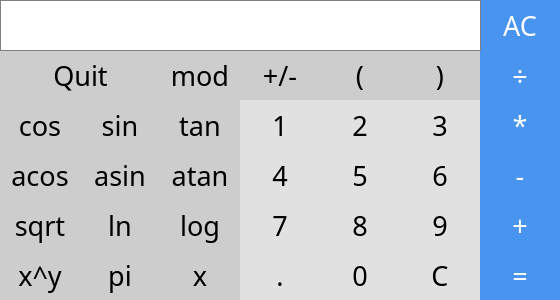
<?xml version="1.0" encoding="UTF-8"?>
<ui version="4.0">
 <class>calculator</class>
 <widget class="QMainWindow" name="calculator">
  <property name="geometry">
   <rect>
    <x>0</x>
    <y>0</y>
    <width>560</width>
    <height>300</height>
   </rect>
  </property>
  <property name="sizePolicy">
   <sizepolicy hsizetype="Fixed" vsizetype="Fixed">
    <horstretch>0</horstretch>
    <verstretch>0</verstretch>
   </sizepolicy>
  </property>
  <property name="font">
   <font>
    <family>PT Sans</family>
    <pointsize>20</pointsize>
   </font>
  </property>
  <property name="windowTitle">
   <string>calculator</string>
  </property>
  <widget class="QWidget" name="centralwidget">
   <widget class="QPushButton" name="pushButton_quit">
    <property name="geometry">
     <rect>
      <x>0</x>
      <y>50</y>
      <width>161</width>
      <height>50</height>
     </rect>
    </property>
    <property name="styleSheet">
     <string notr="true">QPushButton {
	background-color: rgb(205, 205, 205);
	color: black; 
	border: solid white;
	font: 15pt &quot;Muna&quot;;
}
QPushButton:pressed {
    background-color: qlineargradient(x1: 0, y1: 0, x2: 0, y2: 1,
                                      stop: 0 #dadbde, stop: 1 #f6f7fa);
}</string>
    </property>
    <property name="text">
     <string>Quit</string>
    </property>
   </widget>
   <widget class="QPushButton" name="pushButton_mod">
    <property name="geometry">
     <rect>
      <x>160</x>
      <y>50</y>
      <width>80</width>
      <height>50</height>
     </rect>
    </property>
    <property name="styleSheet">
     <string notr="true">QPushButton {
	background-color: rgb(205, 205, 205);
	color: black; 
	border: solid white;
	font: 15pt &quot;Muna&quot;;
}
QPushButton:pressed {
    background-color: qlineargradient(x1: 0, y1: 0, x2: 0, y2: 1,
                                      stop: 0 #dadbde, stop: 1 #f6f7fa);
}</string>
    </property>
    <property name="text">
     <string>mod</string>
    </property>
   </widget>
   <widget class="QPushButton" name="pushButton_unary_sign">
    <property name="geometry">
     <rect>
      <x>240</x>
      <y>50</y>
      <width>80</width>
      <height>50</height>
     </rect>
    </property>
    <property name="styleSheet">
     <string notr="true">QPushButton {
	background-color: rgb(205, 205, 205);
	color: black; 
	border: solid white;
	font: 15pt &quot;Muna&quot;;
}
QPushButton:pressed {
    background-color: qlineargradient(x1: 0, y1: 0, x2: 0, y2: 1,
                                      stop: 0 #dadbde, stop: 1 #f6f7fa);
}</string>
    </property>
    <property name="text">
     <string>+/-</string>
    </property>
   </widget>
   <widget class="QPushButton" name="pushButton_brace_open">
    <property name="geometry">
     <rect>
      <x>320</x>
      <y>50</y>
      <width>80</width>
      <height>50</height>
     </rect>
    </property>
    <property name="styleSheet">
     <string notr="true">QPushButton {
	background-color: rgb(205, 205, 205);
	color: black; 
	border: solid white;
	font: 15pt &quot;Muna&quot;;
}
QPushButton:pressed {
    background-color: qlineargradient(x1: 0, y1: 0, x2: 0, y2: 1,
                                      stop: 0 #dadbde, stop: 1 #f6f7fa);
}</string>
    </property>
    <property name="text">
     <string>(</string>
    </property>
   </widget>
   <widget class="QPushButton" name="pushButton_brace_close">
    <property name="geometry">
     <rect>
      <x>400</x>
      <y>50</y>
      <width>80</width>
      <height>50</height>
     </rect>
    </property>
    <property name="styleSheet">
     <string notr="true">QPushButton {
	background-color: rgb(205, 205, 205);
	color: black; 
	border: solid white;
	font: 15pt &quot;Muna&quot;;
}
QPushButton:pressed {
    background-color: qlineargradient(x1: 0, y1: 0, x2: 0, y2: 1,
                                      stop: 0 #dadbde, stop: 1 #f6f7fa);
}</string>
    </property>
    <property name="text">
     <string>)</string>
    </property>
   </widget>
   <widget class="QPushButton" name="pushButton_clear">
    <property name="geometry">
     <rect>
      <x>480</x>
      <y>0</y>
      <width>80</width>
      <height>50</height>
     </rect>
    </property>
    <property name="styleSheet">
     <string notr="true">QPushButton {
  background-color: rgb(72, 148, 239);
  border: solid black;
	font: 18pt &quot;Muna&quot;;
color: rgb(253, 253, 253);
}
QPushButton:pressed {
    background-color: qlineargradient(x1: 0, y1: 0, x2: 0, y2: 1,
                                      stop: 0 rgb(91, 169, 232), stop: 1 rgb(67, 122, 231));
}</string>
    </property>
    <property name="text">
     <string>AC</string>
    </property>
   </widget>
   <widget class="QPushButton" name="pushButton_backspace">
    <property name="geometry">
     <rect>
      <x>400</x>
      <y>250</y>
      <width>80</width>
      <height>50</height>
     </rect>
    </property>
    <property name="styleSheet">
     <string notr="true">QPushButton {
	background-color: rgb(225, 225, 225);
	color: black; 
	border: solid;
	font: 20pt &quot;PT Sans&quot;;
}
QPushButton:pressed {
    background-color: qlineargradient(x1: 0, y1: 0, x2: 0, y2: 1,
                                      stop: 0 #dadbde, stop: 1 #f6f7fa);
}</string>
    </property>
    <property name="text">
     <string>C</string>
    </property>
   </widget>
   <widget class="QPushButton" name="pushButton_3">
    <property name="geometry">
     <rect>
      <x>400</x>
      <y>100</y>
      <width>80</width>
      <height>50</height>
     </rect>
    </property>
    <property name="mouseTracking">
     <bool>true</bool>
    </property>
    <property name="tabletTracking">
     <bool>true</bool>
    </property>
    <property name="styleSheet">
     <string notr="true">QPushButton {
	background-color: rgb(225, 225, 225);
	color: black; 
	border: solid;
	font: 20pt &quot;PT Sans&quot;;
}
QPushButton:pressed {
    background-color: qlineargradient(x1: 0, y1: 0, x2: 0, y2: 1,
                                      stop: 0 #dadbde, stop: 1 #f6f7fa);
}</string>
    </property>
    <property name="text">
     <string>3</string>
    </property>
   </widget>
   <widget class="QPushButton" name="pushButton_div">
    <property name="geometry">
     <rect>
      <x>480</x>
      <y>50</y>
      <width>80</width>
      <height>51</height>
     </rect>
    </property>
    <property name="styleSheet">
     <string notr="true">QPushButton {
  background-color: rgb(72, 148, 239);
  border: solid black;
	font: 20pt &quot;Muna&quot;;
color: rgb(253, 253, 253);
}
QPushButton:pressed {
    background-color: qlineargradient(x1: 0, y1: 0, x2: 0, y2: 1,
                                      stop: 0 rgb(91, 169, 232), stop: 1 rgb(67, 122, 231));
}</string>
    </property>
    <property name="text">
     <string>÷</string>
    </property>
   </widget>
   <widget class="QPushButton" name="pushButton_cos">
    <property name="geometry">
     <rect>
      <x>0</x>
      <y>100</y>
      <width>80</width>
      <height>50</height>
     </rect>
    </property>
    <property name="styleSheet">
     <string notr="true">QPushButton {
	background-color: rgb(205, 205, 205);
	color: black; 
	border: solid white;
	font: 15pt &quot;Muna&quot;;
}
QPushButton:pressed {
    background-color: qlineargradient(x1: 0, y1: 0, x2: 0, y2: 1,
                                      stop: 0 #dadbde, stop: 1 #f6f7fa);
}</string>
    </property>
    <property name="text">
     <string>cos</string>
    </property>
   </widget>
   <widget class="QPushButton" name="pushButton_1">
    <property name="geometry">
     <rect>
      <x>240</x>
      <y>100</y>
      <width>80</width>
      <height>50</height>
     </rect>
    </property>
    <property name="mouseTracking">
     <bool>true</bool>
    </property>
    <property name="tabletTracking">
     <bool>true</bool>
    </property>
    <property name="styleSheet">
     <string notr="true">QPushButton {
	background-color: rgb(225, 225, 225);
	color: black; 
	border: solid;
	font: 20pt &quot;PT Sans&quot;;
}
QPushButton:pressed {
    background-color: qlineargradient(x1: 0, y1: 0, x2: 0, y2: 1,
                                      stop: 0 #dadbde, stop: 1 #f6f7fa);
}</string>
    </property>
    <property name="text">
     <string>1</string>
    </property>
   </widget>
   <widget class="QPushButton" name="pushButton_sin">
    <property name="geometry">
     <rect>
      <x>80</x>
      <y>100</y>
      <width>80</width>
      <height>50</height>
     </rect>
    </property>
    <property name="styleSheet">
     <string notr="true">QPushButton {
	background-color: rgb(205, 205, 205);
	color: black; 
	border: solid white;
	font: 15pt &quot;Muna&quot;;
}
QPushButton:pressed {
    background-color: qlineargradient(x1: 0, y1: 0, x2: 0, y2: 1,
                                      stop: 0 #dadbde, stop: 1 #f6f7fa);
}</string>
    </property>
    <property name="text">
     <string>sin</string>
    </property>
   </widget>
   <widget class="QPushButton" name="pushButton_tan">
    <property name="geometry">
     <rect>
      <x>160</x>
      <y>100</y>
      <width>80</width>
      <height>50</height>
     </rect>
    </property>
    <property name="styleSheet">
     <string notr="true">QPushButton {
	background-color: rgb(205, 205, 205);
	color: black; 
	border: solid white;
	font: 15pt &quot;Muna&quot;;
}
QPushButton:pressed {
    background-color: qlineargradient(x1: 0, y1: 0, x2: 0, y2: 1,
                                      stop: 0 #dadbde, stop: 1 #f6f7fa);
}</string>
    </property>
    <property name="text">
     <string>tan</string>
    </property>
   </widget>
   <widget class="QPushButton" name="pushButton_2">
    <property name="geometry">
     <rect>
      <x>320</x>
      <y>100</y>
      <width>80</width>
      <height>50</height>
     </rect>
    </property>
    <property name="mouseTracking">
     <bool>true</bool>
    </property>
    <property name="tabletTracking">
     <bool>true</bool>
    </property>
    <property name="styleSheet">
     <string notr="true">QPushButton {
	background-color: rgb(225, 225, 225);
	color: black; 
	border: solid;
	font: 20pt &quot;PT Sans&quot;;
}
QPushButton:pressed {
    background-color: qlineargradient(x1: 0, y1: 0, x2: 0, y2: 1,
                                      stop: 0 #dadbde, stop: 1 #f6f7fa);
}</string>
    </property>
    <property name="text">
     <string>2</string>
    </property>
   </widget>
   <widget class="QPushButton" name="pushButton_5">
    <property name="geometry">
     <rect>
      <x>320</x>
      <y>150</y>
      <width>80</width>
      <height>50</height>
     </rect>
    </property>
    <property name="mouseTracking">
     <bool>true</bool>
    </property>
    <property name="tabletTracking">
     <bool>true</bool>
    </property>
    <property name="styleSheet">
     <string notr="true">QPushButton {
	background-color: rgb(225, 225, 225);
	color: black; 
	border: solid;
	font: 20pt &quot;PT Sans&quot;;
}
QPushButton:pressed {
    background-color: qlineargradient(x1: 0, y1: 0, x2: 0, y2: 1,
                                      stop: 0 #dadbde, stop: 1 #f6f7fa);
}</string>
    </property>
    <property name="text">
     <string>5</string>
    </property>
   </widget>
   <widget class="QPushButton" name="pushButton_mult">
    <property name="geometry">
     <rect>
      <x>480</x>
      <y>100</y>
      <width>80</width>
      <height>50</height>
     </rect>
    </property>
    <property name="styleSheet">
     <string notr="true">QPushButton {
  background-color: rgb(72, 148, 239);
  border: solid black;
	font: 20pt &quot;Muna&quot;;
color: rgb(253, 253, 253);
}
QPushButton:pressed {
    background-color: qlineargradient(x1: 0, y1: 0, x2: 0, y2: 1,
                                      stop: 0 rgb(91, 169, 232), stop: 1 rgb(67, 122, 231));
}</string>
    </property>
    <property name="text">
     <string>*</string>
    </property>
   </widget>
   <widget class="QPushButton" name="pushButton_atan">
    <property name="geometry">
     <rect>
      <x>160</x>
      <y>150</y>
      <width>80</width>
      <height>50</height>
     </rect>
    </property>
    <property name="styleSheet">
     <string notr="true">QPushButton {
	background-color: rgb(205, 205, 205);
	color: black; 
	border: solid white;
	font: 15pt &quot;Muna&quot;;
}
QPushButton:pressed {
    background-color: qlineargradient(x1: 0, y1: 0, x2: 0, y2: 1,
                                      stop: 0 #dadbde, stop: 1 #f6f7fa);
}</string>
    </property>
    <property name="text">
     <string>atan</string>
    </property>
   </widget>
   <widget class="QPushButton" name="pushButton_acos">
    <property name="geometry">
     <rect>
      <x>0</x>
      <y>150</y>
      <width>80</width>
      <height>50</height>
     </rect>
    </property>
    <property name="styleSheet">
     <string notr="true">QPushButton {
	background-color: rgb(205, 205, 205);
	color: black; 
	border: solid white;
	font: 15pt &quot;Muna&quot;;
}
QPushButton:pressed {
    background-color: qlineargradient(x1: 0, y1: 0, x2: 0, y2: 1,
                                      stop: 0 #dadbde, stop: 1 #f6f7fa);
}</string>
    </property>
    <property name="text">
     <string>acos</string>
    </property>
   </widget>
   <widget class="QPushButton" name="pushButton_4">
    <property name="geometry">
     <rect>
      <x>240</x>
      <y>150</y>
      <width>80</width>
      <height>50</height>
     </rect>
    </property>
    <property name="mouseTracking">
     <bool>true</bool>
    </property>
    <property name="tabletTracking">
     <bool>true</bool>
    </property>
    <property name="styleSheet">
     <string notr="true">QPushButton {
	background-color: rgb(225, 225, 225);
	color: black; 
	border: solid;
	font: 20pt &quot;PT Sans&quot;;
}
QPushButton:pressed {
    background-color: qlineargradient(x1: 0, y1: 0, x2: 0, y2: 1,
                                      stop: 0 #dadbde, stop: 1 #f6f7fa);
}</string>
    </property>
    <property name="text">
     <string>4</string>
    </property>
   </widget>
   <widget class="QPushButton" name="pushButton_asin">
    <property name="geometry">
     <rect>
      <x>80</x>
      <y>150</y>
      <width>80</width>
      <height>50</height>
     </rect>
    </property>
    <property name="styleSheet">
     <string notr="true">QPushButton {
	background-color: rgb(205, 205, 205);
	color: black; 
	border: solid white;
	font: 15pt &quot;Muna&quot;;
}
QPushButton:pressed {
    background-color: qlineargradient(x1: 0, y1: 0, x2: 0, y2: 1,
                                      stop: 0 #dadbde, stop: 1 #f6f7fa);
}</string>
    </property>
    <property name="text">
     <string>asin</string>
    </property>
   </widget>
   <widget class="QPushButton" name="pushButton_6">
    <property name="geometry">
     <rect>
      <x>400</x>
      <y>150</y>
      <width>80</width>
      <height>50</height>
     </rect>
    </property>
    <property name="mouseTracking">
     <bool>true</bool>
    </property>
    <property name="tabletTracking">
     <bool>true</bool>
    </property>
    <property name="styleSheet">
     <string notr="true">QPushButton {
	background-color: rgb(225, 225, 225);
	color: black; 
	border: solid;
	font: 20pt &quot;PT Sans&quot;;
}
QPushButton:pressed {
    background-color: qlineargradient(x1: 0, y1: 0, x2: 0, y2: 1,
                                      stop: 0 #dadbde, stop: 1 #f6f7fa);
}</string>
    </property>
    <property name="text">
     <string>6</string>
    </property>
   </widget>
   <widget class="QPushButton" name="pushButton_9">
    <property name="geometry">
     <rect>
      <x>400</x>
      <y>200</y>
      <width>80</width>
      <height>50</height>
     </rect>
    </property>
    <property name="mouseTracking">
     <bool>true</bool>
    </property>
    <property name="tabletTracking">
     <bool>true</bool>
    </property>
    <property name="styleSheet">
     <string notr="true">QPushButton {
	background-color: rgb(225, 225, 225);
	color: black; 
	border: solid;
	font: 20pt &quot;PT Sans&quot;;
}
QPushButton:pressed {
    background-color: qlineargradient(x1: 0, y1: 0, x2: 0, y2: 1,
                                      stop: 0 #dadbde, stop: 1 #f6f7fa);
}</string>
    </property>
    <property name="text">
     <string>9</string>
    </property>
   </widget>
   <widget class="QPushButton" name="pushButton_8">
    <property name="geometry">
     <rect>
      <x>320</x>
      <y>200</y>
      <width>80</width>
      <height>50</height>
     </rect>
    </property>
    <property name="mouseTracking">
     <bool>true</bool>
    </property>
    <property name="tabletTracking">
     <bool>true</bool>
    </property>
    <property name="styleSheet">
     <string notr="true">QPushButton {
	background-color: rgb(225, 225, 225);
	color: black; 
	border: solid;
	font: 20pt &quot;PT Sans&quot;;
}
QPushButton:pressed {
    background-color: qlineargradient(x1: 0, y1: 0, x2: 0, y2: 1,
                                      stop: 0 #dadbde, stop: 1 #f6f7fa);
}</string>
    </property>
    <property name="text">
     <string>8</string>
    </property>
   </widget>
   <widget class="QPushButton" name="pushButton_log">
    <property name="geometry">
     <rect>
      <x>160</x>
      <y>200</y>
      <width>80</width>
      <height>50</height>
     </rect>
    </property>
    <property name="styleSheet">
     <string notr="true">QPushButton {
	background-color: rgb(205, 205, 205);
	color: black; 
	border: solid white;
	font: 15pt &quot;Muna&quot;;
}
QPushButton:pressed {
    background-color: qlineargradient(x1: 0, y1: 0, x2: 0, y2: 1,
                                      stop: 0 #dadbde, stop: 1 #f6f7fa);
}</string>
    </property>
    <property name="text">
     <string>log</string>
    </property>
   </widget>
   <widget class="QPushButton" name="pushButton_7">
    <property name="geometry">
     <rect>
      <x>240</x>
      <y>200</y>
      <width>80</width>
      <height>50</height>
     </rect>
    </property>
    <property name="mouseTracking">
     <bool>true</bool>
    </property>
    <property name="tabletTracking">
     <bool>true</bool>
    </property>
    <property name="styleSheet">
     <string notr="true">QPushButton {
	background-color: rgb(225, 225, 225);
	color: black; 
	border: solid;
	font: 20pt &quot;PT Sans&quot;;
}
QPushButton:pressed {
    background-color: qlineargradient(x1: 0, y1: 0, x2: 0, y2: 1,
                                      stop: 0 #dadbde, stop: 1 #f6f7fa);
}</string>
    </property>
    <property name="text">
     <string>7</string>
    </property>
   </widget>
   <widget class="QPushButton" name="pushButton_minus">
    <property name="geometry">
     <rect>
      <x>480</x>
      <y>150</y>
      <width>80</width>
      <height>50</height>
     </rect>
    </property>
    <property name="styleSheet">
     <string notr="true">QPushButton {
  background-color: rgb(72, 148, 239);
  border: solid black;
	font: 20pt &quot;Muna&quot;;
color: rgb(253, 253, 253);
}
QPushButton:pressed {
    background-color: qlineargradient(x1: 0, y1: 0, x2: 0, y2: 1,
                                      stop: 0 rgb(91, 169, 232), stop: 1 rgb(67, 122, 231));
}</string>
    </property>
    <property name="text">
     <string>-</string>
    </property>
   </widget>
   <widget class="QPushButton" name="pushButton_ln">
    <property name="geometry">
     <rect>
      <x>80</x>
      <y>200</y>
      <width>80</width>
      <height>50</height>
     </rect>
    </property>
    <property name="styleSheet">
     <string notr="true">QPushButton {
	background-color: rgb(205, 205, 205);
	color: black; 
	border: solid white;
	font: 15pt &quot;Muna&quot;;
}
QPushButton:pressed {
    background-color: qlineargradient(x1: 0, y1: 0, x2: 0, y2: 1,
                                      stop: 0 #dadbde, stop: 1 #f6f7fa);
}</string>
    </property>
    <property name="text">
     <string>ln</string>
    </property>
   </widget>
   <widget class="QPushButton" name="pushButton_sqrt">
    <property name="geometry">
     <rect>
      <x>0</x>
      <y>200</y>
      <width>80</width>
      <height>50</height>
     </rect>
    </property>
    <property name="styleSheet">
     <string notr="true">QPushButton {
	background-color: rgb(205, 205, 205);
	color: black; 
	border: solid white;
	font: 15pt &quot;Muna&quot;;
}
QPushButton:pressed {
    background-color: qlineargradient(x1: 0, y1: 0, x2: 0, y2: 1,
                                      stop: 0 #dadbde, stop: 1 #f6f7fa);
}</string>
    </property>
    <property name="text">
     <string>sqrt</string>
    </property>
   </widget>
   <widget class="QPushButton" name="pushButton_pow">
    <property name="geometry">
     <rect>
      <x>0</x>
      <y>250</y>
      <width>80</width>
      <height>50</height>
     </rect>
    </property>
    <property name="styleSheet">
     <string notr="true">QPushButton {
	background-color: rgb(205, 205, 205);
	color: black; 
	border: solid white;
	font: 15pt &quot;Muna&quot;;
}
QPushButton:pressed {
    background-color: qlineargradient(x1: 0, y1: 0, x2: 0, y2: 1,
                                      stop: 0 #dadbde, stop: 1 #f6f7fa);
}</string>
    </property>
    <property name="text">
     <string>x^y</string>
    </property>
   </widget>
   <widget class="QPushButton" name="pushButton_plus">
    <property name="geometry">
     <rect>
      <x>480</x>
      <y>200</y>
      <width>80</width>
      <height>50</height>
     </rect>
    </property>
    <property name="styleSheet">
     <string notr="true">QPushButton {
  background-color: rgb(72, 148, 239);
  border: solid black;
	font: 20pt &quot;Muna&quot;;
color: rgb(253, 253, 253);
}
QPushButton:pressed {
    background-color: qlineargradient(x1: 0, y1: 0, x2: 0, y2: 1,
                                      stop: 0 rgb(91, 169, 232), stop: 1 rgb(67, 122, 231));
}</string>
    </property>
    <property name="text">
     <string>+</string>
    </property>
   </widget>
   <widget class="QPushButton" name="pushButton_dot">
    <property name="geometry">
     <rect>
      <x>240</x>
      <y>250</y>
      <width>80</width>
      <height>50</height>
     </rect>
    </property>
    <property name="styleSheet">
     <string notr="true">QPushButton {
	background-color: rgb(225, 225, 225);
	color: black; 
	border: solid;
	font: 20pt &quot;PT Sans&quot;;
}
QPushButton:pressed {
    background-color: qlineargradient(x1: 0, y1: 0, x2: 0, y2: 1,
                                      stop: 0 #dadbde, stop: 1 #f6f7fa);
}</string>
    </property>
    <property name="text">
     <string>.</string>
    </property>
   </widget>
   <widget class="QPushButton" name="pushButton_pi">
    <property name="geometry">
     <rect>
      <x>80</x>
      <y>250</y>
      <width>80</width>
      <height>50</height>
     </rect>
    </property>
    <property name="styleSheet">
     <string notr="true">QPushButton {
	background-color: rgb(205, 205, 205);
	color: black; 
	border: solid white;
	font: 15pt &quot;Muna&quot;;
}
QPushButton:pressed {
    background-color: qlineargradient(x1: 0, y1: 0, x2: 0, y2: 1,
                                      stop: 0 #dadbde, stop: 1 #f6f7fa);
}</string>
    </property>
    <property name="text">
     <string>pi</string>
    </property>
   </widget>
   <widget class="QPushButton" name="pushButton_calculate">
    <property name="geometry">
     <rect>
      <x>480</x>
      <y>250</y>
      <width>80</width>
      <height>50</height>
     </rect>
    </property>
    <property name="styleSheet">
     <string notr="true">QPushButton {
  background-color: rgb(72, 148, 239);
  border: solid black;
	font: 20pt &quot;Muna&quot;;
color: rgb(253, 253, 253);
}
QPushButton:pressed {
    background-color: qlineargradient(x1: 0, y1: 0, x2: 0, y2: 1,
                                      stop: 0 rgb(91, 169, 232), stop: 1 rgb(67, 122, 231));
}</string>
    </property>
    <property name="text">
     <string>=</string>
    </property>
   </widget>
   <widget class="QPushButton" name="pushButton_0">
    <property name="geometry">
     <rect>
      <x>320</x>
      <y>250</y>
      <width>80</width>
      <height>50</height>
     </rect>
    </property>
    <property name="mouseTracking">
     <bool>true</bool>
    </property>
    <property name="tabletTracking">
     <bool>true</bool>
    </property>
    <property name="styleSheet">
     <string notr="true">QPushButton {
	background-color: rgb(225, 225, 225);
	color: black; 
	border: solid;
	font: 20pt &quot;PT Sans&quot;;
}
QPushButton:pressed {
    background-color: qlineargradient(x1: 0, y1: 0, x2: 0, y2: 1,
                                      stop: 0 #dadbde, stop: 1 #f6f7fa);
}</string>
    </property>
    <property name="text">
     <string>0</string>
    </property>
   </widget>
   <widget class="QPushButton" name="pushButton_x">
    <property name="geometry">
     <rect>
      <x>160</x>
      <y>250</y>
      <width>80</width>
      <height>50</height>
     </rect>
    </property>
    <property name="styleSheet">
     <string notr="true">QPushButton {
	background-color: rgb(205, 205, 205);
	color: black; 
	border: solid white;
	font: 15pt &quot;Muna&quot;;
}
QPushButton:pressed {
    background-color: qlineargradient(x1: 0, y1: 0, x2: 0, y2: 1,
                                      stop: 0 #dadbde, stop: 1 #f6f7fa);
}</string>
    </property>
    <property name="text">
     <string>x</string>
    </property>
   </widget>
   <widget class="QLineEdit" name="lineEdit">
    <property name="geometry">
     <rect>
      <x>0</x>
      <y>0</y>
      <width>481</width>
      <height>51</height>
     </rect>
    </property>
    <property name="sizePolicy">
     <sizepolicy hsizetype="Expanding" vsizetype="Preferred">
      <horstretch>0</horstretch>
      <verstretch>0</verstretch>
     </sizepolicy>
    </property>
    <property name="font">
     <font>
      <family>PT Sans</family>
      <pointsize>20</pointsize>
     </font>
    </property>
    <property name="styleSheet">
     <string notr="true">QLineEdit {
  qproperty-alignment: 'AlignVCenter | AlignRight';
  border:  1px solid gray;
background-color : white;
color: black; 
}

</string>
    </property>
    <property name="alignment">
     <set>Qt::AlignRight|Qt::AlignTop|Qt::AlignTrailing</set>
    </property>
   </widget>
   <widget class="QLineEdit" name="lineEdit_2">
    <property name="geometry">
     <rect>
      <x>10</x>
      <y>30</y>
      <width>461</width>
      <height>20</height>
     </rect>
    </property>
    <property name="font">
     <font>
      <family>PT Sans</family>
      <pointsize>13</pointsize>
      <italic>false</italic>
      <bold>false</bold>
     </font>
    </property>
    <property name="styleSheet">
     <string notr="true">QLineEdit {
  qproperty-alignment: 'AlignVCenter | AlignRight';
  border:  solid gray;
	font: 13pt &quot;PT Sans&quot;;
color: rgb(146, 146, 146);
background-color : white;
color: black; 
}

</string>
    </property>
    <property name="alignment">
     <set>Qt::AlignBottom|Qt::AlignRight|Qt::AlignTrailing</set>
    </property>
   </widget>
  </widget>
 </widget>
 <resources/>
 <connections/>
</ui>
